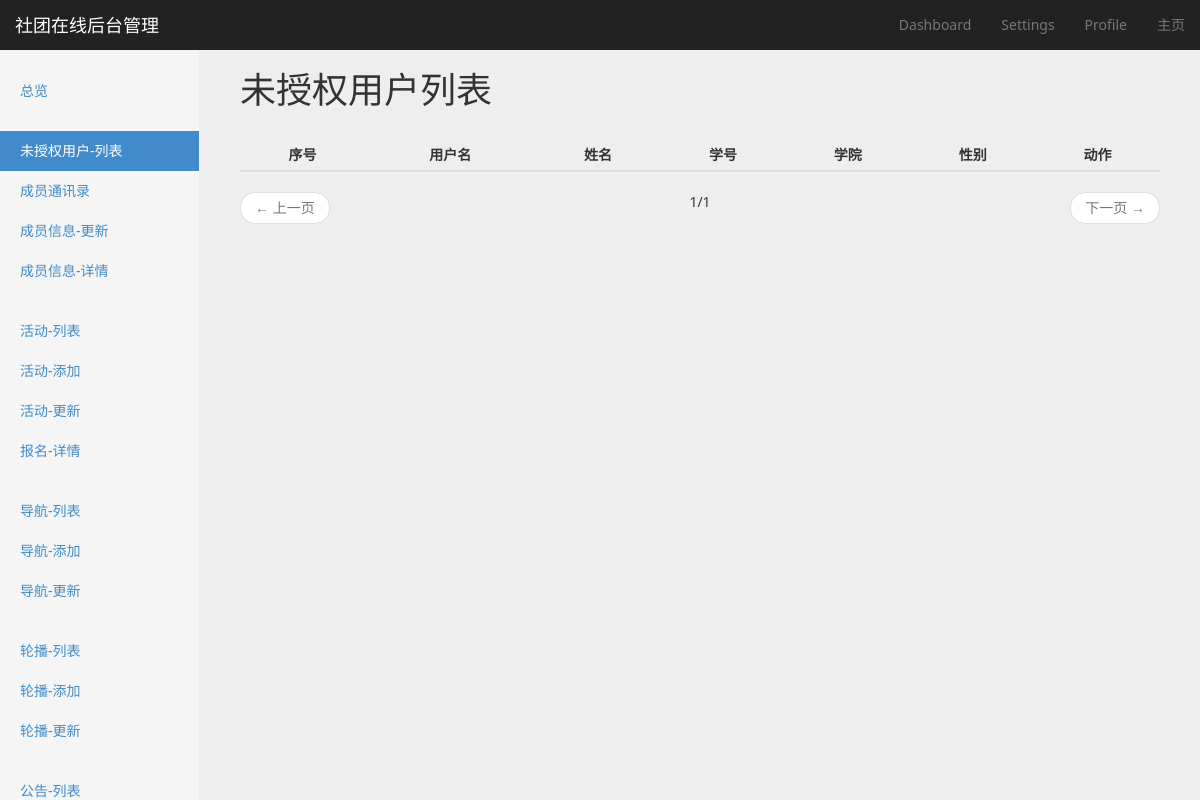
Before: /authentication/user/list/unauthorized/ with the older database file.
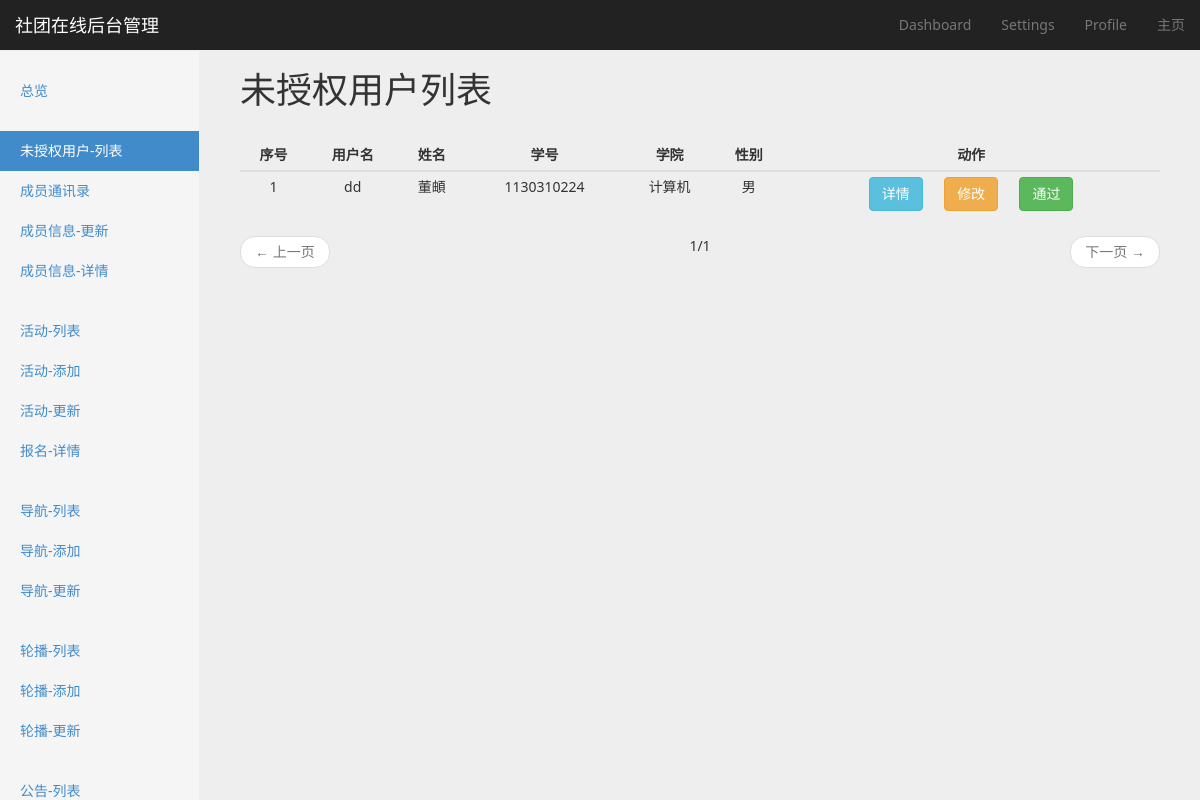
After: the same page with the newer database file.
### authentication/models.py (models this page shows, shortened)
class MyUser(models.Model):
    name = models.CharField(max_length=32)
    student_id = models.CharField(max_length=16)
    college = models.CharField(max_length=16)
    tel = models.CharField(max_length=11)
    is_public_tel = models.BooleanField(default=False)
    SEX_CHOICE = (
        ('M', u'男'),
        ('F', u'女'),
    )
    sex = models.CharField(max_length=1, choices=SEX_CHOICE)
    level = models.SmallIntegerField()
    birthday = models.DateField()
    qq = models.CharField(max_length=32, blank=True)
    is_public_qq = models.BooleanField(default=False)
    description = models.TextField(blank=True, null=True)
    photo = models.ImageField(upload_to='./user/photo/%Y/%m/%d/')
    is_publisher = models.BooleanField(default=False)
    is_admin = models.BooleanField(default=False)
    user = models.OneToOneField(User)

### authentication/views.py (the view)
class UnauthorizedUserListView(BaseMixin, ListView):
    queryset = MyUser.objects.filter(user__is_active=False).order_by('id')
    template_name = 'authentication/unauthorized_user_list.html'
    paginate_by = 20
    context_object_name = 'user_list'
    def get_context_data(self, *args, **kwargs):
        context = super(UnauthorizedUserListView, self).get_context_data(*args, **kwargs)
        context['active_page'] = 'myuser-unauthorized-list'
        return context

### utils/common_mixin.py (called while the page is built)
    def get_context_data(self, *args, **kwargs):
        context = super(BaseMixin, self).get_context_data(**kwargs)
        context['COMMUNITY_NAME'] = COMMUNITY_NAME
        context['COMMUNITY_DESCRIPTION'] = COMMUNITY_DESCRIPTION
        context['PAGE_NUMBER'] = PAGE_NUMBER
        return context

### templates/authentication/unauthorized_user_list.html (shortened to what this page needs)
{% extends 'website/backend/settings/settings_base.html' %}
{% block option-title %}
    未授权用户列表
{% endblock %}
{% block content %}
    <div class="col-md-12">
        <table class="table table-hover table-responsive table-condensed dashboard-table">
            <thead>
                <tr>
                    <th>序号</th>
                    <th>用户名</th>
                    <th>姓名</th>
                    <th>学号</th>
                    <th>学院</th>
                    <th>性别</th>
                    <th>动作</th>
                </tr>
            </thead>
            <tbody>
                {% for item in user_list %}
                    <tr>
                        <td>{{ forloop.counter }}</td>
                        <td>{{ item.user.username }}</td>
                        <td>{{ item.name }}</td>
                        <td>{{ item.student_id }}</td>
                        <td>{{ item.college }}</td>
                        <td>
                            {% if item.sex == 'M' %}
                                男
                            {% else %}
                                女
                            {% endif %}
                        </td>
                        <td>
                            <a href="{% url 'myuser-detail' item.pk %}" class="btn btn-info" role="button">详情</a>
                            <a href="{% url 'myuser-update' item.pk %}" class="btn btn-warning" role="button">修改</a>
                            <button class="btn btn-success" role="button" data-id="{{ item.id }}">通过</button>
                        </td>
                    </tr>
                {% endfor %}
            </tbody>
        </table>
        {% include 'utils/pagination.html' %}
    </div>
{% endblock %}

Changed rows visible on the page:
added MyUser: user.username "dd", name "董頔", student_id "1130310224", college "计算机", sex "男"
